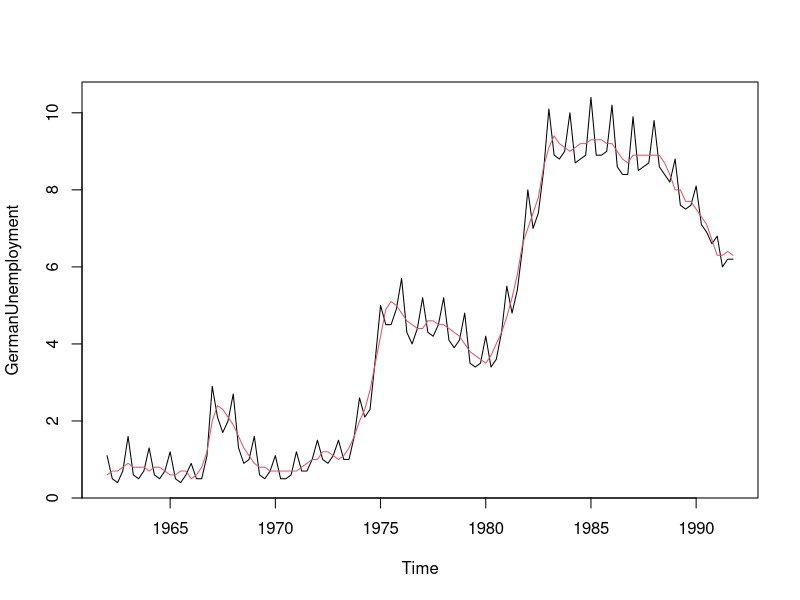

Recreate this plot in R.
library(AER)


### Name: GermanUnemployment
### Title: Unemployment in Germany Data
### Aliases: GermanUnemployment
### Keywords: datasets

### ** Examples

data("GermanUnemployment")
plot(GermanUnemployment, plot.type = "single", col = 1:2)
